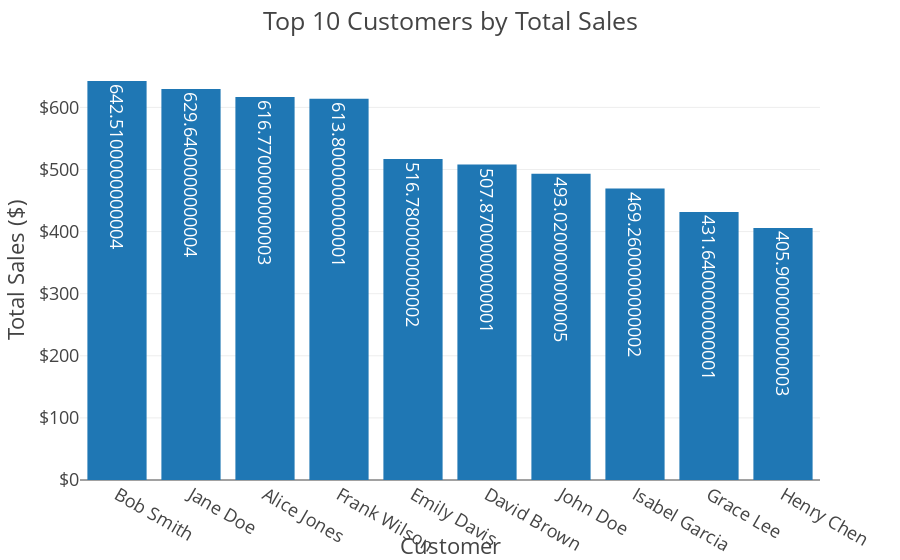

Notebook code cell kept with this figure:
### Code cell
# Create the Plotly figure with text parameter
fig = px.bar(df,
             x='customer_name',
             y='total_sales',
             template=plotly_template,
             text='total_sales')

# Set the layout
fig.update_layout(
    title="Top 10 Customers by Total Sales",
    xaxis_title="Customer",
    yaxis_title="Total Sales ($)",
    yaxis_tickprefix="$",
)

# Show the figure
fig.show()

# Save the figure as a PNG file
fig.write_image(output_dir / "top_10_customers_by_total_sales.png",
                width=1200,
                height=400,
                scale=4)

### Figure 1 — Plotly figure (JSON) as saved in the notebook; plotly's stock layout.template omitted (floating-point values rounded to 4 significant figures)
{"data": [{"alignmentgroup": "True", "hovertemplate": "customer_name=%{x}<br>total_sales=%{text}<extra></extra>", "legendgroup": "", "marker": {"color": "#1F77B4", "pattern": {"shape": ""}}, "name": "", "offsetgroup": "", "orientation": "v", "showlegend": false, "text": [642.5, 629.6, 616.8, 613.8, 516.8, 507.9, 493.0, 469.3, 431.6, 405.9], "textposition": "auto", "type": "bar", "x": ["Bob Smith", "Jane Doe", "Alice Jones", "Frank Wilson", "Emily Davis", "David Brown", "John Doe", "Isabel Garcia", "Grace Lee", "Henry Chen"], "xaxis": "x", "y": [642.5, 629.6, 616.8, 613.8, 516.8, 507.9, 493.0, 469.3, 431.6, 405.9], "yaxis": "y"}], "layout": {"barmode": "relative", "legend": {"tracegroupgap": 0}, "margin": {"t": 60}, "title": {"text": "Top 10 Customers by Total Sales"}, "xaxis": {"anchor": "y", "domain": [0, 1], "title": {"text": "Customer"}}, "yaxis": {"anchor": "x", "domain": [0, 1], "tickprefix": "$", "title": {"text": "Total Sales ($)"}}}}
